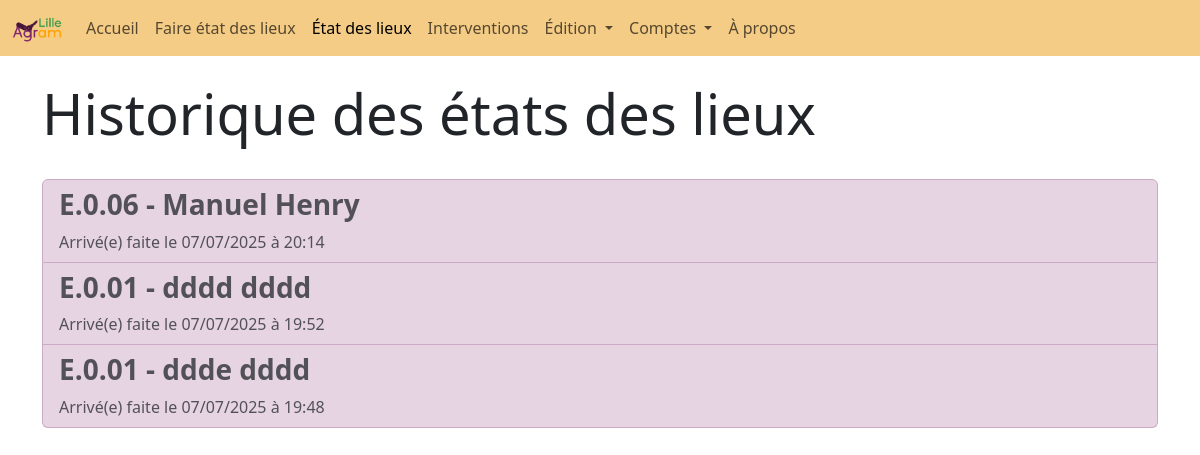
Screenshot of /historique (signed in) with the database file from the repository.
### website/models.py (models this page shows)
class EDL(db.Model):
    __tablename__ = "edl"
    id = db.Column(db.Integer, primary_key=True)
    id_logement = db.Column(db.Integer, db.ForeignKey('logement.id'))
    effectue_par = db.Column(db.Integer, db.ForeignKey('user.id'))
    pre_edl = db.Column(db.Boolean)
    etat = db.Column(db.String(20))
    date = db.Column(db.String(100))
    nom = db.Column(db.String(100))
    prenom = db.Column(db.String(100))
    mail = db.Column(db.String(200))
    signature = db.Column(db.Text)

### website/blueprints/views.py (the view)
@views.route('historique', methods = ['GET', 'POST'])
@login_required
def historique():
    i_page_pagination = request.args.get('pagination')
    if i_page_pagination is None:
        i_page_pagination = 0
    else:
        i_page_pagination = int(i_page_pagination)
    ListeEDL, ListeBoutton = pagination(getHistoriqueEDL(), i_page_pagination, current_user.max_item_par_page)
    return render_template('historique.html', active=activePage(2),  user=current_user, ListeEDL=ListeEDL, convertDateFormat=tempsHTMLVersHumain, ListeBoutton=ListeBoutton)

### website/__init__.py (called while the page is built)
def create_app():
    app = Flask(__name__)
    secrey_key = uuid.uuid4().hex
    app.config['SECRET_KEY'] = "meow" #secrey_key
    app.config['SQLALCHEMY_DATABASE_URI'] = f'sqlite:///{DB_NAME}'
    db.init_app(app)
    from .blueprints.views import views
    from .blueprints.auth import auth
    from .blueprints.edition import edition
    from .blueprints.edl import edl
    app.register_blueprint(views, url_prefix = '/')
    app.register_blueprint(auth, url_prefix = '/')
    app.register_blueprint(edition, url_prefix = '/')
    app.register_blueprint(edl, url_prefix = '/')
    from .models import User
    with app.app_context():
        db.create_all()
    login_manager = LoginManager()
    login_manager.login_view = 'auth.login'
    login_manager.init_app(app)
    @login_manager.user_loader
    def load_user(id):
        return User.query.get(int(id))
    return app

### website/functions.py (called while the page is built)
def tempsSecondeVersHTML(temps_seconde: float) -> str:
    temps_string_brut = datetime.fromtimestamp(temps_seconde)
    temps_string = temps_string_brut.strftime('%Y-%m-%dT%H:%M')
    return temps_string

def tempsHTMLVersHumain(temps_html: str) -> str:
    Date = temps_html.split('T')[0].split('-')
    Heure = temps_html.split('T')[1].split(':')
    annee = Date[0]
    mois = Date[1]
    jour = Date[2]
    heure = Heure[0]
    minute = Heure[1]
    return f'{jour}/{mois}/{annee} à {heure}:{minute}'

def getHistoriqueEDL():
    Histo = db.session.query(Historique).order_by(Historique.date).all()
    ListEDL = []
    for edl in Histo:
        edl_select = db.session.query(EDL).filter(EDL.id == edl.id_edl).first()
        logement_select = db.session.query(Logement).filter(Logement.id == edl_select.id_logement).first()
        logement = logement_select.batiment + "." + str(logement_select.etage) + "." + logement_select.numero
        ListEDL.append({'edl': edl_select,
                        'action': edl.action,
                        'date': tempsHTMLVersHumain(tempsSecondeVersHTML(float(edl_select.date))),
                        'logement': logement})
    ListEDL.reverse()
    return ListEDL

def activePage(id: int) -> ...:
    len = 20
    active = len * ['']
    active[id] = 'active'
    return active

### website/templates/views/historique.html
{% extends "base.html" %}
{% block content %}
<br>
<h1 class="display-4">Historique des états des lieux</h1>
<br>
<div class="list-group">
    {% for edl in ListeEDL %}
        {% if edl['action'] == 2 %}
            <a href="/consultation/edl-{{edl['edl'].id}}/" class="list-group-item list-group-item-action list-group-item-primary">
                <h3><b>{{edl['logement']}} - {{edl['edl'].prenom + " " + edl['edl'].nom}}</b></h3>
                Arrivé(e) faite le {{edl['date']}}
            </a>
        {% elif edl['action'] == 3 %}
            <a href="/consultation/edl-{{edl['edl'].id}}/" class="list-group-item list-group-item-action list-group-item-secondary">
                <h3><b>{{edl['logement']}} - {{edl['edl'].prenom + " " + edl['edl'].nom}}</b></h3>
                Parti(e) faite le {{edl['date']}}
            </a>
        {% endif %}
    {% endfor %}
</div>
{% include "pagination.html" %}
{% endblock %}

### website/templates/base.html (style rules this page uses)
body { padding-top: 56px; }

### rows the page displays
EDL: edl "Manuel Henry"
EDL: edl "dddd dddd"
EDL: edl "ddde dddd"

### other values shown
{{ edl['logement'] }} "E.0.06" "E.0.01" "E.0.01"
{{ edl['date'] }} "07/07/2025 à 20:14" "07/07/2025 à 19:52" "07/07/2025 à 19:48"
